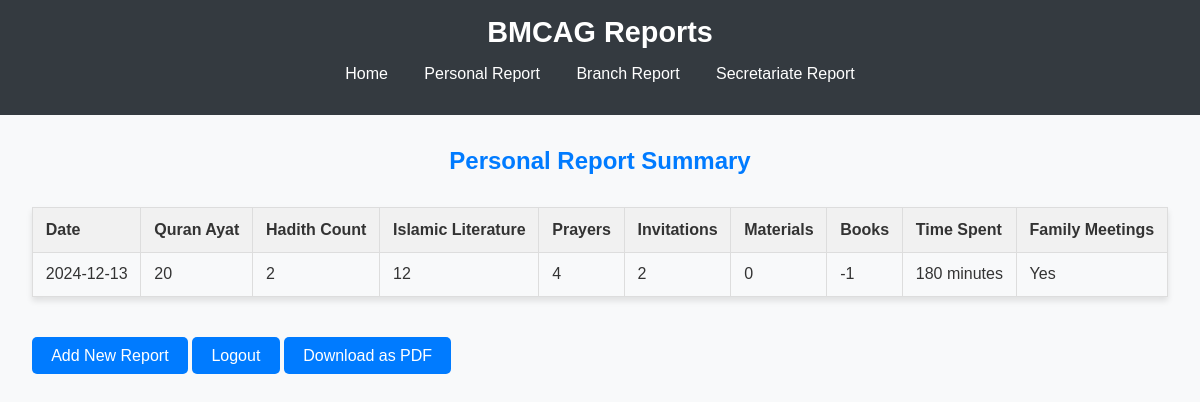
The page /personal/summary (signed in) on the database as committed earlier.
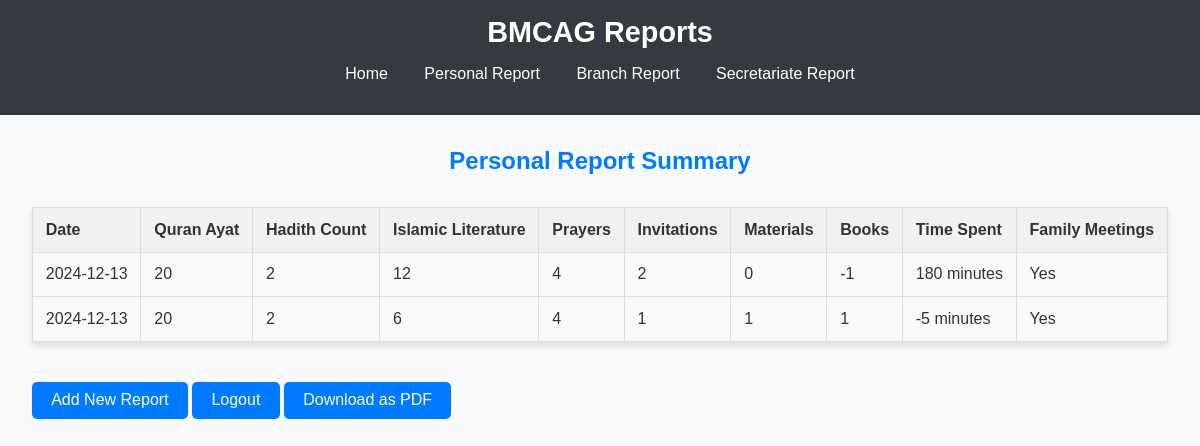
The same page on the database as committed later.
### app.py (models this page shows)
class Report(db.Model):
    id = db.Column(db.Integer, primary_key=True)
    user_id = db.Column(db.Integer, db.ForeignKey('user.id'), nullable=False)
    quran_ayat = db.Column(db.Integer, nullable=False)
    hadith_count = db.Column(db.Integer, nullable=False)
    islamic_literature = db.Column(db.String(255))
    prayers = db.Column(db.Integer, nullable=False)
    invitations = db.Column(db.Integer, nullable=False)
    invitation_materials = db.Column(db.Integer, nullable=False)
    books_distributed = db.Column(db.Integer, nullable=False)
    org_time_spent = db.Column(db.Integer, nullable=False)
    family_meetings = db.Column(db.Boolean, default=False)
    date_posted = db.Column(db.DateTime, default=db.func.current_timestamp())

### app.py (the view)
@app.route('/personal/summary', methods=['GET'])
def P_summary():
    if 'user_id' not in session or session.get('role') != 'personal':
        return redirect(url_for('P_login'))
    user_id = session['user_id']
    reports = Report.query.filter_by(user_id=user_id).all()
    return render_template('personal/summary.html', reports=reports)

### templates/personal/summary.html (shortened to what this page needs)
{% extends "base.html" %}
{% block content %}
<h2>Personal Report Summary</h2>
{% if reports %}
<table>
    <thead>
        <tr>
            <th>Date</th>
            <th>Quran Ayat</th>
            <th>Hadith Count</th>
            <th>Islamic Literature</th>
            <th>Prayers</th>
            <th>Invitations</th>
            <th>Materials</th>
            <th>Books</th>
            <th>Time Spent</th>
            <th>Family Meetings</th>
        </tr>
    </thead>
    <tbody>
        {% for report in reports %}
        <tr>
            <td>{{ report.date_posted.strftime('%Y-%m-%d') }}</td>
            <td>{{ report.quran_ayat }}</td>
            <td>{{ report.hadith_count }}</td>
            <td>{{ report.islamic_literature or 'N/A' }}</td>
            <td>{{ report.prayers }}</td>
            <td>{{ report.invitations }}</td>
            <td>{{ report.invitation_materials }}</td>
            <td>{{ report.books_distributed }}</td>
            <td>{{ report.org_time_spent }} minutes</td>
            <td>{{ 'Yes' if report.family_meetings else 'No' }}</td>
        </tr>
        {% endfor %}
    </tbody>
</table>
{% else %}
<p>No reports available. <a href="{{ url_for('P_form') }}">Add a report</a>.</p>
{% endif %}
<a href="{{ url_for('P_form') }}" class="button">Add New Report</a>
<a href="{{ url_for('logout') }}" class="button">Logout</a>
<a href="{{ url_for('P_summary_pdf') }}" class="button">Download as PDF</a>
{% endblock %}

### templates/base.html (shortened to what this page needs)
<!DOCTYPE html>
<html lang="en">
<head>
    <link rel="stylesheet" href="{{ url_for('static', filename='styles.css') }}">
</head>
<body>
    <header>
        <h1>BMCAG Reports</h1>
        <nav>
            <a href="{{ url_for('home') }}">Home</a>
            <a href="{{ url_for('P_register') }}">Personal Report</a>
            <a href="{{ url_for('B_register') }}">Branch Report</a>
            <a href="{{ url_for('S_register') }}">Secretariate Report</a>
        </nav>
    </header>
    <main>
        {% block content %}{% endblock %}
    </main>
</body>
</html>

### static/styles.css (style rules this page uses)
body { font-family: Arial, sans-serif; margin: 0; padding: 0; background-color: #f8f9fa; color: #333; }
header { background-color: #343a40; color: white; padding: 1rem; text-align: center; }
header h1 { margin: 0; font-size: 1.8rem; }
nav { margin: 1rem 0; text-align: center; }
nav a { color: white; text-decoration: none; margin: 0 1rem; font-size: 1rem; transition: color 0.3s ease; }
main { padding: 2rem; }
h2 { margin-top: 0; color: #007bff; text-align: center; }
.button { display: inline-block; margin: 0.5rem 0; padding: 0.6rem 1.2rem; text-decoration: none; background-color: #007bff; color: white; border-radius: 5px; border: none; text-align: center; font-size: 1rem; transition: background-color 0.3s ease; }
table { width: 100%; border-collapse: collapse; margin: 2rem 0; font-size: 1rem; box-shadow: 0 4px 6px rgba(0, 0, 0, 0.1); }
table th, table td { border: 1px solid #ddd; padding: 0.8rem; text-align: left; }
table th { background-color: #f1f1f1; color: #333; font-weight: bold; }
table tbody tr:nth-child(even) { background-color: #f9f9f9; }

Rows that differ between the two databases and show on the page:
added Report: date_posted "2024-12-13", quran_ayat "20", hadith_count "2", islamic_literature "6", prayers "4", invitations "1", invitation_materials "1", books_distributed "1", org_time_spent "-5", family_meetings "Yes"
